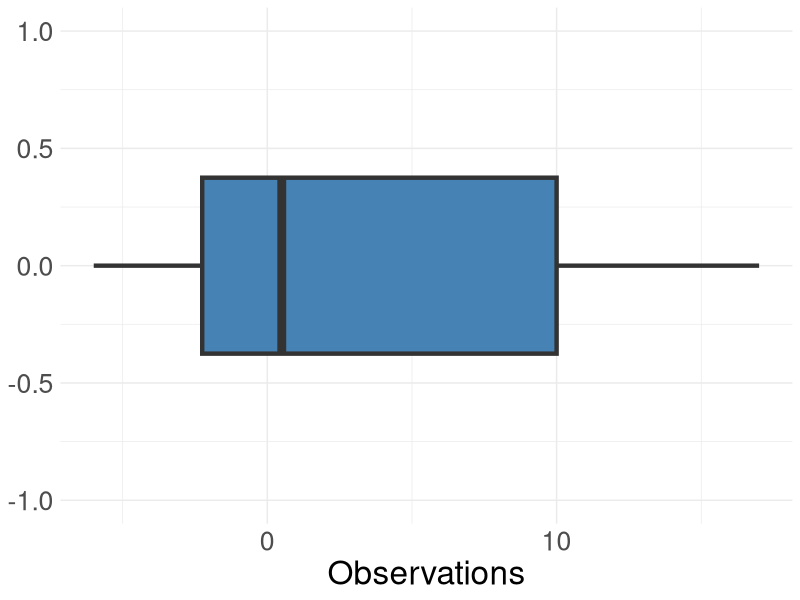
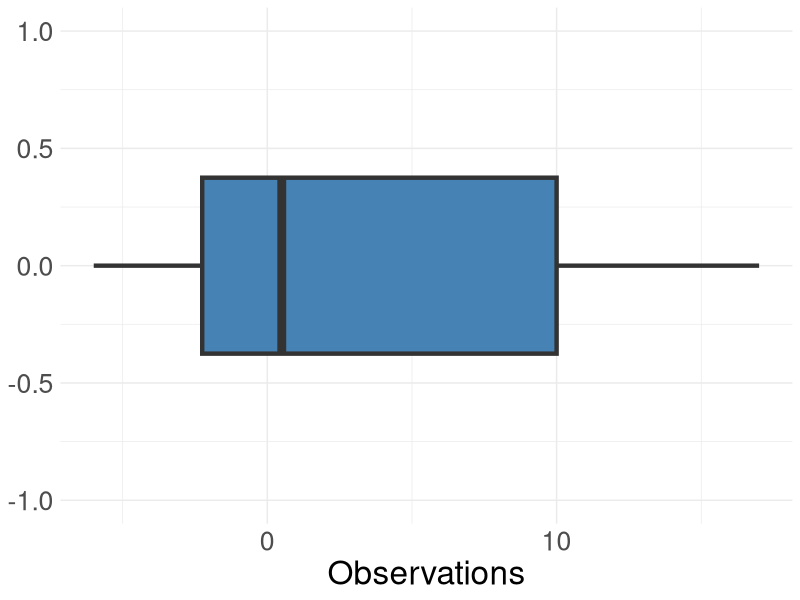

The R source for these figures, in order:
library(ggplot2)
library(svglite)

d <- read.csv("boxplot_data.csv", header = FALSE, col.names = "X")

svglite("boxplot.svg")
ggplot(data = d, mapping = aes(x = X)) +
ylim(-1, 1) +
geom_boxplot(linewidth = 1.5, fill = "steelblue") +
labs(x = "Observations") +
theme_minimal() +
theme(text = element_text(size = 24))
ggsave("boxplot.svg", units = "cm")
